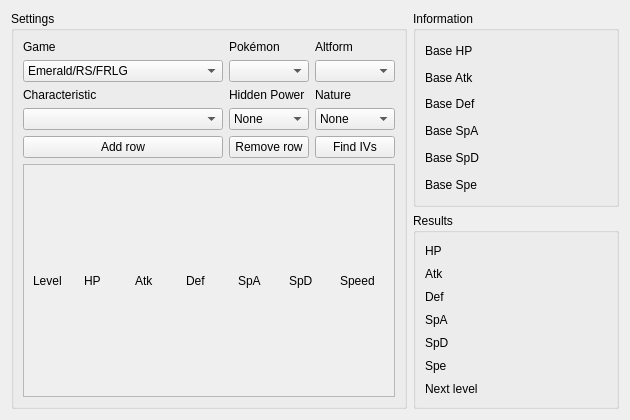
<?xml version="1.0" encoding="UTF-8"?>
<ui version="4.0">
 <class>IVCalculator</class>
 <widget class="QWidget" name="IVCalculator">
  <property name="geometry">
   <rect>
    <x>0</x>
    <y>0</y>
    <width>630</width>
    <height>420</height>
   </rect>
  </property>
  <property name="windowTitle">
   <string>IV Calculator</string>
  </property>
  <layout class="QGridLayout" name="gridLayout_3">
   <item row="0" column="0" rowspan="2">
    <widget class="QGroupBox" name="groupBoxSettings">
     <property name="title">
      <string>Settings</string>
     </property>
     <layout class="QGridLayout" name="gridLayout">
      <item row="0" column="0">
       <widget class="QLabel" name="labelGame">
        <property name="text">
         <string>Game</string>
        </property>
       </widget>
      </item>
      <item row="0" column="1">
       <widget class="QLabel" name="labelSpecies">
        <property name="text">
         <string>Pokémon</string>
        </property>
       </widget>
      </item>
      <item row="0" column="2">
       <widget class="QLabel" name="labelAltForm">
        <property name="text">
         <string>Altform</string>
        </property>
       </widget>
      </item>
      <item row="1" column="0">
       <widget class="ComboBox" name="comboBoxGame">
        <item>
         <property name="text">
          <string>Emerald/RS/FRLG</string>
         </property>
        </item>
        <item>
         <property name="text">
          <string>Diamond/Pearl/Platinum</string>
         </property>
        </item>
        <item>
         <property name="text">
          <string>Heartgold/Soulsilver</string>
         </property>
        </item>
        <item>
         <property name="text">
          <string>Black/White/Black 2/White 2</string>
         </property>
        </item>
        <item>
         <property name="text">
          <string>Sword/Shield</string>
         </property>
        </item>
        <item>
         <property name="text">
          <string>Brilliant Diamond/Shining Pearl</string>
         </property>
        </item>
       </widget>
      </item>
      <item row="1" column="1">
       <widget class="ComboBox" name="comboBoxPokemon"/>
      </item>
      <item row="1" column="2">
       <widget class="QComboBox" name="comboBoxAltForm"/>
      </item>
      <item row="2" column="0">
       <widget class="QLabel" name="labelCharacteristic">
        <property name="text">
         <string>Characteristic</string>
        </property>
       </widget>
      </item>
      <item row="2" column="1">
       <widget class="QLabel" name="labelHiddenPower">
        <property name="text">
         <string>Hidden Power</string>
        </property>
       </widget>
      </item>
      <item row="2" column="2">
       <widget class="QLabel" name="labelNature">
        <property name="text">
         <string>Nature</string>
        </property>
       </widget>
      </item>
      <item row="3" column="0">
       <widget class="ComboBoxProxy" name="comboBoxCharacteristic"/>
      </item>
      <item row="3" column="1">
       <widget class="ComboBoxProxy" name="comboBoxHiddenPower">
        <item>
         <property name="text">
          <string>None</string>
         </property>
        </item>
       </widget>
      </item>
      <item row="3" column="2">
       <widget class="ComboBoxProxy" name="comboBoxNature">
        <item>
         <property name="text">
          <string>None</string>
         </property>
        </item>
       </widget>
      </item>
      <item row="4" column="0">
       <widget class="QPushButton" name="pushButtonAddRow">
        <property name="text">
         <string>Add row</string>
        </property>
       </widget>
      </item>
      <item row="4" column="1">
       <widget class="QPushButton" name="pushButtonRemoveRow">
        <property name="text">
         <string>Remove row</string>
        </property>
       </widget>
      </item>
      <item row="4" column="2">
       <widget class="QPushButton" name="pushButtonFindIVs">
        <property name="text">
         <string>Find IVs</string>
        </property>
       </widget>
      </item>
      <item row="5" column="0" colspan="3">
       <widget class="QScrollArea" name="scrollArea">
        <property name="widgetResizable">
         <bool>true</bool>
        </property>
        <widget class="QWidget" name="scrollAreaWidgetContents">
         <property name="geometry">
          <rect>
           <x>0</x>
           <y>0</y>
           <width>351</width>
           <height>234</height>
          </rect>
         </property>
         <layout class="QGridLayout" name="gridLayoutEntry">
          <item row="0" column="0">
           <widget class="QLabel" name="labelLevel">
            <property name="text">
             <string>Level</string>
            </property>
           </widget>
          </item>
          <item row="0" column="1">
           <widget class="QLabel" name="labelHP">
            <property name="text">
             <string>HP</string>
            </property>
           </widget>
          </item>
          <item row="0" column="2">
           <widget class="QLabel" name="labelAtk">
            <property name="text">
             <string>Atk</string>
            </property>
           </widget>
          </item>
          <item row="0" column="3">
           <widget class="QLabel" name="labelDef">
            <property name="text">
             <string>Def</string>
            </property>
           </widget>
          </item>
          <item row="0" column="4">
           <widget class="QLabel" name="labelSpA">
            <property name="text">
             <string>SpA</string>
            </property>
           </widget>
          </item>
          <item row="0" column="5">
           <widget class="QLabel" name="labelSpD">
            <property name="text">
             <string>SpD</string>
            </property>
           </widget>
          </item>
          <item row="0" column="6">
           <widget class="QLabel" name="labelSpe">
            <property name="text">
             <string>Speed</string>
            </property>
           </widget>
          </item>
         </layout>
        </widget>
       </widget>
      </item>
     </layout>
    </widget>
   </item>
   <item row="0" column="1">
    <widget class="QGroupBox" name="groupBoxInformation">
     <property name="title">
      <string>Information</string>
     </property>
     <layout class="QGridLayout" name="gridLayout_4">
      <item row="0" column="0">
       <widget class="QLabel" name="labelBaseHP">
        <property name="text">
         <string>Base HP</string>
        </property>
       </widget>
      </item>
      <item row="0" column="1">
       <widget class="QLabel" name="labelBaseHPValue"/>
      </item>
      <item row="1" column="0">
       <widget class="QLabel" name="labelBaseAtk">
        <property name="text">
         <string>Base Atk</string>
        </property>
       </widget>
      </item>
      <item row="1" column="1">
       <widget class="QLabel" name="labelBaseAtkValue"/>
      </item>
      <item row="2" column="0">
       <widget class="QLabel" name="labelBaseDef">
        <property name="text">
         <string>Base Def</string>
        </property>
       </widget>
      </item>
      <item row="2" column="1">
       <widget class="QLabel" name="labelBaseDefValue"/>
      </item>
      <item row="3" column="0">
       <widget class="QLabel" name="labelBaseSpA">
        <property name="text">
         <string>Base SpA</string>
        </property>
       </widget>
      </item>
      <item row="3" column="1">
       <widget class="QLabel" name="labelBaseSpAValue"/>
      </item>
      <item row="4" column="0">
       <widget class="QLabel" name="labelBaseSpD">
        <property name="text">
         <string>Base SpD</string>
        </property>
       </widget>
      </item>
      <item row="4" column="1">
       <widget class="QLabel" name="labelBaseSpDValue"/>
      </item>
      <item row="5" column="0">
       <widget class="QLabel" name="labelBaseSpe">
        <property name="text">
         <string>Base Spe</string>
        </property>
       </widget>
      </item>
      <item row="5" column="1">
       <widget class="QLabel" name="labelBaseSpeValue"/>
      </item>
     </layout>
    </widget>
   </item>
   <item row="1" column="1">
    <widget class="QGroupBox" name="groupBoxResults">
     <property name="title">
      <string>Results</string>
     </property>
     <layout class="QGridLayout" name="gridLayout_5">
      <item row="0" column="0">
       <widget class="QLabel" name="labelHPIV">
        <property name="text">
         <string>HP</string>
        </property>
       </widget>
      </item>
      <item row="0" column="1">
       <widget class="QLabel" name="labelHPIVValue"/>
      </item>
      <item row="1" column="0">
       <widget class="QLabel" name="labelAtkIV">
        <property name="text">
         <string>Atk</string>
        </property>
       </widget>
      </item>
      <item row="1" column="1">
       <widget class="QLabel" name="labelAtkIVValue"/>
      </item>
      <item row="2" column="0">
       <widget class="QLabel" name="labelDefIV">
        <property name="text">
         <string>Def</string>
        </property>
       </widget>
      </item>
      <item row="2" column="1">
       <widget class="QLabel" name="labelDefIVValue"/>
      </item>
      <item row="3" column="0">
       <widget class="QLabel" name="labelSpAIV">
        <property name="text">
         <string>SpA</string>
        </property>
       </widget>
      </item>
      <item row="3" column="1">
       <widget class="QLabel" name="labelSpAIVValue"/>
      </item>
      <item row="4" column="0">
       <widget class="QLabel" name="labelSpDIV">
        <property name="text">
         <string>SpD</string>
        </property>
       </widget>
      </item>
      <item row="4" column="1">
       <widget class="QLabel" name="labelSpDIVValue"/>
      </item>
      <item row="5" column="0">
       <widget class="QLabel" name="labelSpeIV">
        <property name="text">
         <string>Spe</string>
        </property>
       </widget>
      </item>
      <item row="5" column="1">
       <widget class="QLabel" name="labelSpeIVValue"/>
      </item>
      <item row="6" column="0">
       <widget class="QLabel" name="labelNextLevel">
        <property name="text">
         <string>Next level</string>
        </property>
       </widget>
      </item>
      <item row="6" column="1">
       <widget class="QLabel" name="labelNextLevelValue"/>
      </item>
     </layout>
    </widget>
   </item>
  </layout>
 </widget>
 <customwidgets>
  <customwidget>
   <class>ComboBox</class>
   <extends>QComboBox</extends>
   <header>Form/Controls/ComboBox.hpp</header>
  </customwidget>
  <customwidget>
   <class>ComboBoxProxy</class>
   <extends>QComboBox</extends>
   <header>Form/Controls/ComboBoxProxy.hpp</header>
  </customwidget>
 </customwidgets>
 <resources/>
 <connections/>
</ui>
